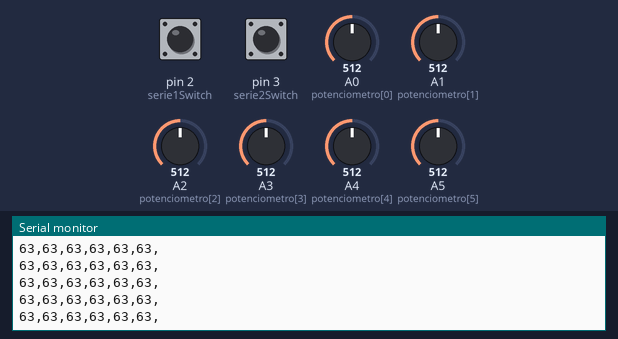
A sketch run on a simulated Arduino Leonardo, built with avr-gcc and run on an emulated ATmega32U4. Shown: the last lines printed to the serial monitor. The test bench sets the inputs (shaded band); at power-on: A0 (potenciometro[0]) = 512, pin 2 (serie1Switch) HIGH, A1 (potenciometro[1]) = 512, A2 (potenciometro[2]) = 512, A3 (potenciometro[3]) = 512, pin 3 (serie2Switch) HIGH, A4 (potenciometro[4]) = 512, A5 (potenciometro[5]) = 512.

Above: at 1.2 s.
1.3 s: A0 (potenciometro[0]) set to 30
At 2.3 s:
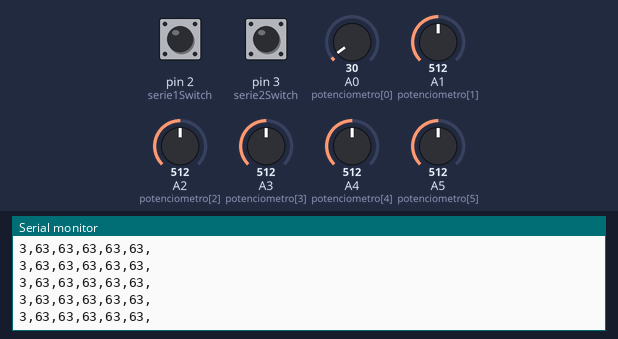
4.3 s: pin 2 (serie1Switch) pulled LOW for 3.2 s
At 5.3 s:
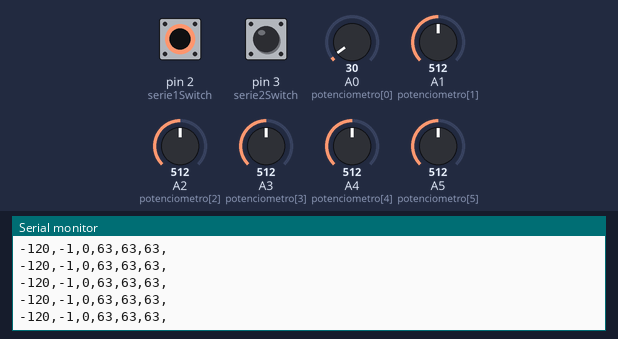
10.5 s: A1 (potenciometro[1]) set to 716
At 11.3 s:
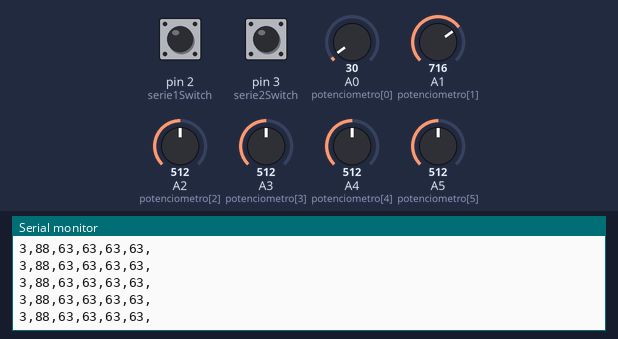
12.0 s: A0 (potenciometro[0]) set to 992
At 13.1 s:
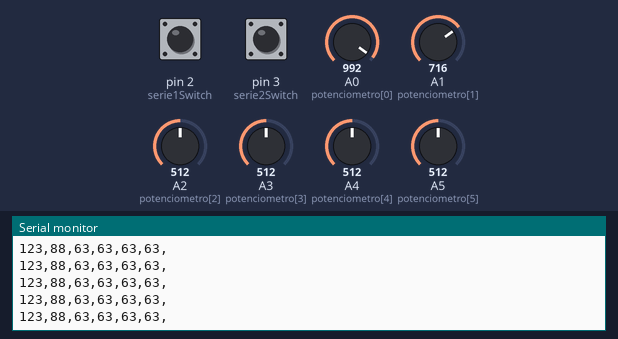
15.0 s: A2 (potenciometro[2]) set to 716
At 15.7 s:
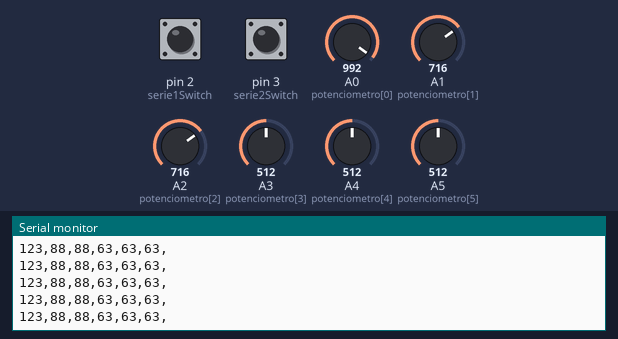
16.5 s: A3 (potenciometro[3]) set to 992
At 17.2 s:
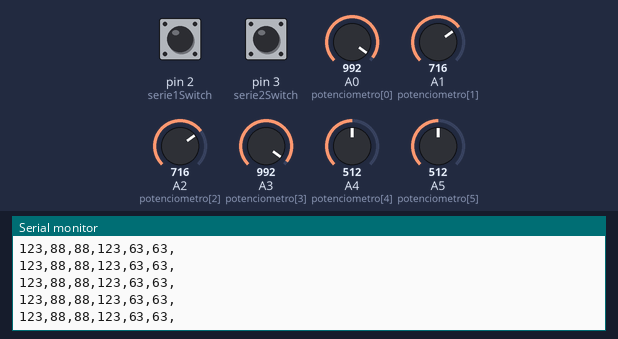
Timing chart, 0 to 19.5 s (numbered marks = the images above; inputs shaded):
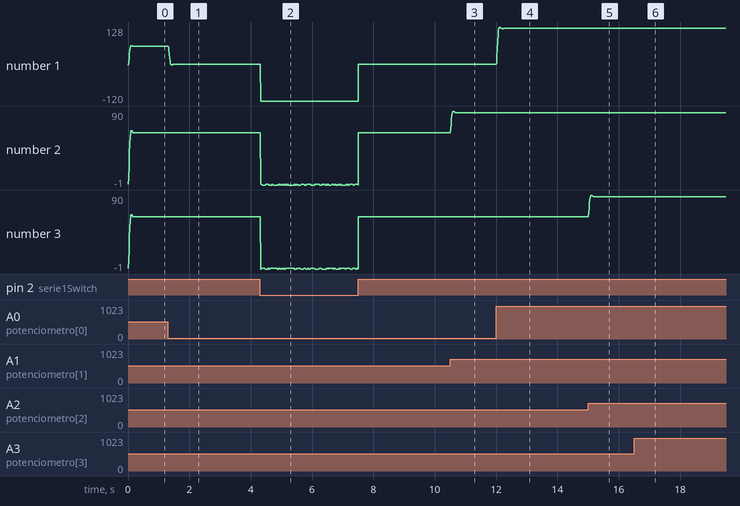

Measured:
- after the input at 1.3 s, the serial monitor: prints a new line at once (image 1)
- after the input at 4.3 s, the serial monitor: prints a new line at once (image 2)
- after the input at 10.5 s, the serial monitor: prints a new line at once (image 3)
- after the input at 12.0 s, the serial monitor: prints a new line at once (image 4)
- after the input at 15.0 s, the serial monitor: prints a new line at once (image 5)
- after the input at 16.5 s, the serial monitor: prints a new line at once (image 6)
- plotted number 1: 63 → 3 after the input at 1.3 s, 3 → 123 after the input at 12.0 s
- plotted number 2: 63 → 88 after the input at 10.5 s

The sketch:

seispot.ino
```cpp
//
// Controlador MIDI usando um Arduino, n potenciômetros e 2 switches
//
// IMPORTANTE: É necessário uma placa com suporte a usb nativo, como
// o Leonardo, Due, Micro, Zero. Ver:
// https://docs.arduino.cc/tutorials/generic/midi-device/
//
// A maior parte do trabalho é feita pela biblioteca MIDIUSB.
//
// Por conveniência, utilizo a biblioteca ezButton.
//

#include <MIDIUSB.h>
#include <ezButton.h>
#include "./filter.h"

// Switches para as duas séries de n/2 potenciômetros
ezButton serie1Switch(2);
ezButton serie2Switch(3);

// Caso altere o valor, corrigir os pinos analógicos da variável
// potenciometro. Se utilizar um valor ímpar, checar a linha que
// divide entre as duas séries.
const int numPots = 6;
const int potenciometro[numPots] = { A0, A1, A2, A3, A4, A5 };

int valorPotenciometro[numPots];
int valorSaida[numPots];
// int valorSaidaPrevio[numPots];

LowPass<2> lp1(7, 1e2, true);
LowPass<2> lp2(7, 1e2, true);
LowPass<2> lp3(7, 1e2, true);
LowPass<2> lp4(7, 1e2, true);
LowPass<2> lp5(7, 1e2, true);
LowPass<2> lp6(7, 1e2, true);
LowPass<2> lp[numPots] = { lp1, lp2, lp3, lp4, lp5, lp6 };

void setup() {
  Serial.begin(115200);
  for (byte i = 0; i < numPots; ++i) {
    valorPotenciometro[i] = 0;
    valorSaida[i] = 0;
    // valorSaidaPrevio[i] = 0;
  }
}

void mudancaControle(byte canal, byte controle, byte valor) {
  midiEventPacket_t evento = { 0x0B, 0xB0 | canal, controle, valor };
  MidiUSB.sendMIDI(evento);
}

void loop() {
  // Inicialização dos switches
  serie1Switch.loop();
  serie2Switch.loop();
  // Valores mínimos
  // Série 1
  int state1 = serie1Switch.getState();
  long min1 = -127;
  if (state1 == HIGH)
    min1 = 0;
  else
    min1 = -127;
  // Série 2
  int state2 = serie2Switch.getState();
  long min2 = -127;
  if (state2 == HIGH)
    min2 = 0;
  else
    min2 = -127;

  for (byte i = 0; i < numPots; ++i) {
    // Guarda os valores de saida prévios para evitar substituições desnecessárias
    // valorSaidaPrevio[i] = valorSaida[i];
    int valorNaoFiltrado = analogRead(potenciometro[i]);
    valorPotenciometro[i] = lp[i].filt(valorNaoFiltrado);
    // Mapeia as séries de acordo com o valor do switch
    if (i < (numPots / 2)) {
      valorSaida[i] = map(valorPotenciometro[i], 0, 1023, min1, 127);
    } else {
      valorSaida[i] = map(valorPotenciometro[i], 0, 1023, min2, 127);
    }
    // Apenas atualiza o valor se houver uma mudança
    // if (valorSaida[i] != valorSaidaPrevio[i]) {
    mudancaControle(0, i + 1, valorSaida[i]);
    MidiUSB.flush();
    delay(1);
    // }
  }

  for (byte i = 0; i < numPots; ++i) {
    Serial.print(valorSaida[i]);
    Serial.print(",");
    if (i == 5) {
      Serial.println();
    }
  }
}
```

filter.h
```cpp
template <int order> // order is 1 or 2
class LowPass {
private:
  float a[order];
  float b[order + 1];
  float omega0;
  float dt;
  bool adapt;
  float tn1 = 0;
  float x[order + 1]; // Raw values
  float y[order + 1]; // Filtered values

public:
  LowPass(float f0, float fs, bool adaptive) {
    // f0: cutoff frequency (Hz)
    // fs: sample frequency (Hz)
    // adaptive: boolean flag, if set to 1, the code will automatically set
    // the sample frequency based on the time history.

    omega0 = 6.28318530718 * f0;
    dt = 1.0 / fs;
    adapt = adaptive;
    tn1 = -dt;
    for (int k = 0; k < order + 1; k++) {
      x[k] = 0;
      y[k] = 0;
    }
    setCoef();
  }

  void setCoef() {
    if (adapt) {
      float t = micros() / 1.0e6;
      dt = t - tn1;
      tn1 = t;
    }

    float alpha = omega0 * dt;
    if (order == 1) {
      a[0] = -(alpha - 2.0) / (alpha + 2.0);
      b[0] = alpha / (alpha + 2.0);
      b[1] = alpha / (alpha + 2.0);
    }
    if (order == 2) {
      float alphaSq = alpha * alpha;
      float beta[] = {1, sqrt(2), 1};
      float D = alphaSq * beta[0] + 2 * alpha * beta[1] + 4 * beta[2];
      b[0] = alphaSq / D;
      b[1] = 2 * b[0];
      b[2] = b[0];
      a[0] = -(2 * alphaSq * beta[0] - 8 * beta[2]) / D;
      a[1] = -(beta[0] * alphaSq - 2 * beta[1] * alpha + 4 * beta[2]) / D;
    }
  }

  float filt(float xn) {
    // Provide me with the current raw value: x
    // I will give you the current filtered value: y
    if (adapt) {
      setCoef(); // Update coefficients if necessary
    }
    y[0] = 0;
    x[0] = xn;
    // Compute the filtered values
    for (int k = 0; k < order; k++) {
      y[0] += a[k] * y[k + 1] + b[k] * x[k];
    }
    y[0] += b[order] * x[order];

    // Save the historical values
    for (int k = order; k > 0; k--) {
      y[k] = y[k - 1];
      x[k] = x[k - 1];
    }

    // Return the filtered value
    return y[0];
  }
};
```
